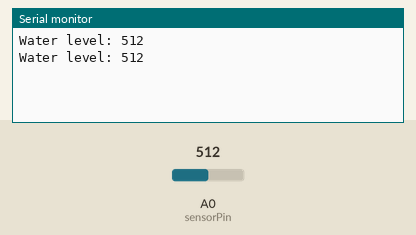
A sketch run on a simulated Arduino Uno, built with avr-gcc and run on an emulated ATmega328P. On the bench: the last lines printed to the serial monitor. The test bench sets the inputs (shaded band); at power-on: A0 (sensorPin) = 512.

Above: at 1.8 s.
1.9 s: A0 (sensorPin) set to 716
At 2.8 s:
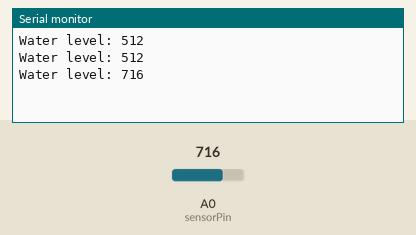
3.4 s: A0 (sensorPin) set to 900
At 4.9 s:
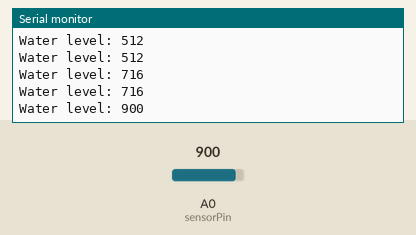
Timing chart, 0 to 6.4 s (numbered marks = the images above; inputs shaded):
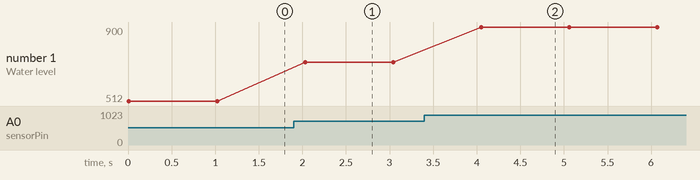

The sketch:

Water_sensor_Intro.ino
```cpp
const int sensorPin = A0;
const int sensorPower = 7;

int val;


void setup() {
  // put your setup code here, to run once:
  pinMode(sensorPower, OUTPUT);
  pinMode(sensorPin, INPUT);

  // Set to LOW to ensure no power flows through the sensor
  digitalWrite(sensorPower, LOW);

  Serial.begin(9600);
}

void loop() {
  // put your main code here, to run repeatedly:

  // Reading the sensor value
  digitalWrite(sensorPower, HIGH); // Turn sensor ON
  delay(10); // wait 10 ms
  val = analogRead(sensorPin); // Read the analog value from the sensor
  digitalWrite(sensorPower, LOW); // Turn the sensor OFF

  // Displaying the water level
  Serial.print("Water level: ");
  Serial.println(val);

  delay(1000);
}
```

Measured:
- after the input at 1.9 s, the serial monitor: prints a new line after 0.13 s (image 1)
- after the input at 3.4 s, the serial monitor: prints a new line after 0.65 s (image 2)
- plotted number 1: 512 → 716 after the input at 1.9 s, 716 → 900 after the input at 3.4 s
